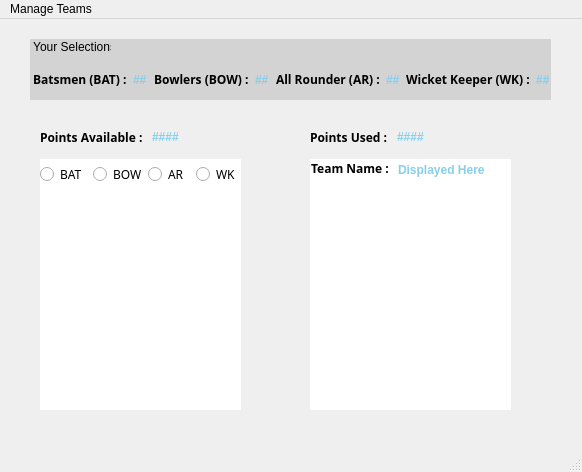
<?xml version="1.0" encoding="UTF-8"?>
<ui version="4.0">
 <class>MainWindow</class>
 <widget class="QMainWindow" name="MainWindow">
  <property name="geometry">
   <rect>
    <x>0</x>
    <y>0</y>
    <width>582</width>
    <height>472</height>
   </rect>
  </property>
  <property name="windowTitle">
   <string>Fantasy Cricket</string>
  </property>
  <widget class="QWidget" name="centralwidget">
   <widget class="QWidget" name="widget" native="true">
    <property name="geometry">
     <rect>
      <x>30</x>
      <y>20</y>
      <width>521</width>
      <height>61</height>
     </rect>
    </property>
    <property name="styleSheet">
     <string notr="true">Background-color: lightgrey</string>
    </property>
    <widget class="QWidget" name="horizontalLayoutWidget">
     <property name="geometry">
      <rect>
       <x>0</x>
       <y>20</y>
       <width>521</width>
       <height>41</height>
      </rect>
     </property>
     <layout class="QHBoxLayout" name="horizontalLayout">
      <item>
       <widget class="QLabel" name="l1">
        <property name="font">
         <font>
          <family>Lucida Bright</family>
          <weight>75</weight>
          <bold>true</bold>
         </font>
        </property>
        <property name="text">
         <string> Batsmen (BAT) :</string>
        </property>
       </widget>
      </item>
      <item>
       <widget class="QLabel" name="l2">
        <property name="font">
         <font>
          <weight>75</weight>
          <bold>true</bold>
         </font>
        </property>
        <property name="styleSheet">
         <string notr="true">color: skyblue</string>
        </property>
        <property name="text">
         <string>##</string>
        </property>
       </widget>
      </item>
      <item>
       <widget class="QLabel" name="l3">
        <property name="font">
         <font>
          <family>Lucida Bright</family>
          <weight>75</weight>
          <bold>true</bold>
         </font>
        </property>
        <property name="text">
         <string>Bowlers (BOW) :</string>
        </property>
       </widget>
      </item>
      <item>
       <widget class="QLabel" name="l4">
        <property name="font">
         <font>
          <weight>75</weight>
          <bold>true</bold>
         </font>
        </property>
        <property name="styleSheet">
         <string notr="true">color: skyblue</string>
        </property>
        <property name="text">
         <string>##</string>
        </property>
       </widget>
      </item>
      <item>
       <widget class="QLabel" name="l5">
        <property name="font">
         <font>
          <family>Lucida Bright</family>
          <weight>75</weight>
          <bold>true</bold>
         </font>
        </property>
        <property name="text">
         <string>All Rounder (AR) :</string>
        </property>
       </widget>
      </item>
      <item>
       <widget class="QLabel" name="l6">
        <property name="font">
         <font>
          <weight>75</weight>
          <bold>true</bold>
         </font>
        </property>
        <property name="styleSheet">
         <string notr="true">color: skyblue</string>
        </property>
        <property name="text">
         <string>##</string>
        </property>
       </widget>
      </item>
      <item>
       <widget class="QLabel" name="l7">
        <property name="font">
         <font>
          <family>Lucida Bright</family>
          <weight>75</weight>
          <bold>true</bold>
         </font>
        </property>
        <property name="text">
         <string>Wicket Keeper (WK) :</string>
        </property>
       </widget>
      </item>
      <item>
       <widget class="QLabel" name="l8">
        <property name="font">
         <font>
          <weight>75</weight>
          <bold>true</bold>
         </font>
        </property>
        <property name="styleSheet">
         <string notr="true">color: skyblue</string>
        </property>
        <property name="text">
         <string>##</string>
        </property>
       </widget>
      </item>
     </layout>
    </widget>
    <widget class="QLabel" name="l9">
     <property name="geometry">
      <rect>
       <x>0</x>
       <y>0</y>
       <width>81</width>
       <height>16</height>
      </rect>
     </property>
     <property name="font">
      <font>
       <family>Arial</family>
       <weight>50</weight>
       <bold>false</bold>
      </font>
     </property>
     <property name="text">
      <string> Your Selections</string>
     </property>
    </widget>
   </widget>
   <widget class="QWidget" name="widget_2" native="true">
    <property name="geometry">
     <rect>
      <x>40</x>
      <y>140</y>
      <width>201</width>
      <height>251</height>
     </rect>
    </property>
    <property name="styleSheet">
     <string notr="true">Background-color: white</string>
    </property>
    <widget class="QWidget" name="horizontalLayoutWidget_2">
     <property name="geometry">
      <rect>
       <x>0</x>
       <y>0</y>
       <width>201</width>
       <height>31</height>
      </rect>
     </property>
     <layout class="QHBoxLayout" name="horizontalLayout_2">
      <item>
       <widget class="QRadioButton" name="rb1">
        <property name="font">
         <font>
          <family>Lucida Bright</family>
         </font>
        </property>
        <property name="text">
         <string>BAT</string>
        </property>
       </widget>
      </item>
      <item>
       <widget class="QRadioButton" name="rb2">
        <property name="font">
         <font>
          <family>Lucida Bright</family>
         </font>
        </property>
        <property name="text">
         <string>BOW</string>
        </property>
       </widget>
      </item>
      <item>
       <widget class="QRadioButton" name="rb3">
        <property name="font">
         <font>
          <family>Lucida Bright</family>
         </font>
        </property>
        <property name="text">
         <string>AR</string>
        </property>
       </widget>
      </item>
      <item>
       <widget class="QRadioButton" name="rb4">
        <property name="font">
         <font>
          <family>Lucida Bright</family>
         </font>
        </property>
        <property name="text">
         <string>WK</string>
        </property>
       </widget>
      </item>
     </layout>
    </widget>
    <widget class="QListWidget" name="listWidget">
     <property name="geometry">
      <rect>
       <x>0</x>
       <y>30</y>
       <width>201</width>
       <height>221</height>
      </rect>
     </property>
     <property name="styleSheet">
      <string notr="true">border: white</string>
     </property>
    </widget>
   </widget>
   <widget class="QWidget" name="widget_3" native="true">
    <property name="geometry">
     <rect>
      <x>310</x>
      <y>140</y>
      <width>201</width>
      <height>251</height>
     </rect>
    </property>
    <property name="styleSheet">
     <string notr="true">Background-color: white</string>
    </property>
    <widget class="QWidget" name="layoutWidget">
     <property name="geometry">
      <rect>
       <x>1</x>
       <y>1</y>
       <width>201</width>
       <height>31</height>
      </rect>
     </property>
     <layout class="QFormLayout" name="formLayout_3">
      <item row="0" column="0">
       <widget class="QLabel" name="l10">
        <property name="font">
         <font>
          <family>Lucida Bright</family>
          <weight>75</weight>
          <bold>true</bold>
         </font>
        </property>
        <property name="text">
         <string>Team Name : </string>
        </property>
        <property name="alignment">
         <set>Qt::AlignBottom|Qt::AlignHCenter</set>
        </property>
       </widget>
      </item>
      <item row="0" column="1">
       <widget class="QLabel" name="l11">
        <property name="font">
         <font>
          <weight>75</weight>
          <bold>true</bold>
         </font>
        </property>
        <property name="styleSheet">
         <string notr="true">color: skyblue</string>
        </property>
        <property name="text">
         <string>Displayed Here</string>
        </property>
        <property name="alignment">
         <set>Qt::AlignBottom|Qt::AlignLeading|Qt::AlignLeft</set>
        </property>
       </widget>
      </item>
     </layout>
    </widget>
    <widget class="QListWidget" name="listWidget_2">
     <property name="geometry">
      <rect>
       <x>0</x>
       <y>30</y>
       <width>201</width>
       <height>221</height>
      </rect>
     </property>
     <property name="styleSheet">
      <string notr="true">border: white</string>
     </property>
    </widget>
   </widget>
   <widget class="QWidget" name="layoutWidget">
    <property name="geometry">
     <rect>
      <x>40</x>
      <y>110</y>
      <width>143</width>
      <height>16</height>
     </rect>
    </property>
    <layout class="QFormLayout" name="formLayout">
     <item row="0" column="0">
      <widget class="QLabel" name="l12">
       <property name="font">
        <font>
         <family>Lucida Bright</family>
         <weight>75</weight>
         <bold>true</bold>
        </font>
       </property>
       <property name="text">
        <string>Points Available : </string>
       </property>
      </widget>
     </item>
     <item row="0" column="1">
      <widget class="QLabel" name="l13">
       <property name="font">
        <font>
         <weight>75</weight>
         <bold>true</bold>
        </font>
       </property>
       <property name="styleSheet">
        <string notr="true">color: skyblue</string>
       </property>
       <property name="text">
        <string>####</string>
       </property>
      </widget>
     </item>
    </layout>
   </widget>
   <widget class="QWidget" name="layoutWidget">
    <property name="geometry">
     <rect>
      <x>310</x>
      <y>110</y>
      <width>119</width>
      <height>16</height>
     </rect>
    </property>
    <layout class="QFormLayout" name="formLayout_2">
     <item row="0" column="1">
      <widget class="QLabel" name="l15">
       <property name="font">
        <font>
         <weight>75</weight>
         <bold>true</bold>
        </font>
       </property>
       <property name="styleSheet">
        <string notr="true">color: skyblue</string>
       </property>
       <property name="text">
        <string>####</string>
       </property>
      </widget>
     </item>
     <item row="0" column="0">
      <widget class="QLabel" name="l14">
       <property name="font">
        <font>
         <family>Lucida Bright</family>
         <weight>75</weight>
         <bold>true</bold>
        </font>
       </property>
       <property name="text">
        <string>Points Used : </string>
       </property>
      </widget>
     </item>
    </layout>
   </widget>
  </widget>
  <widget class="QMenuBar" name="menubar">
   <property name="geometry">
    <rect>
     <x>0</x>
     <y>0</y>
     <width>582</width>
     <height>21</height>
    </rect>
   </property>
   <widget class="QMenu" name="menuManage_Teams">
    <property name="title">
     <string>Manage Teams</string>
    </property>
    <addaction name="actionNEW_Team"/>
    <addaction name="actionOPEN_Team"/>
    <addaction name="actionSAVE_Team"/>
    <addaction name="actionEVALUATE_Team"/>
   </widget>
   <addaction name="menuManage_Teams"/>
  </widget>
  <widget class="QStatusBar" name="statusbar"/>
  <action name="actionNEW_Team">
   <property name="text">
    <string>NEW Team</string>
   </property>
  </action>
  <action name="actionOPEN_Team">
   <property name="text">
    <string>OPEN Team</string>
   </property>
  </action>
  <action name="actionSAVE_Team">
   <property name="text">
    <string>SAVE Team</string>
   </property>
  </action>
  <action name="actionEVALUATE_Team">
   <property name="text">
    <string>EVALUATE Team</string>
   </property>
  </action>
 </widget>
 <resources/>
 <connections/>
</ui>
